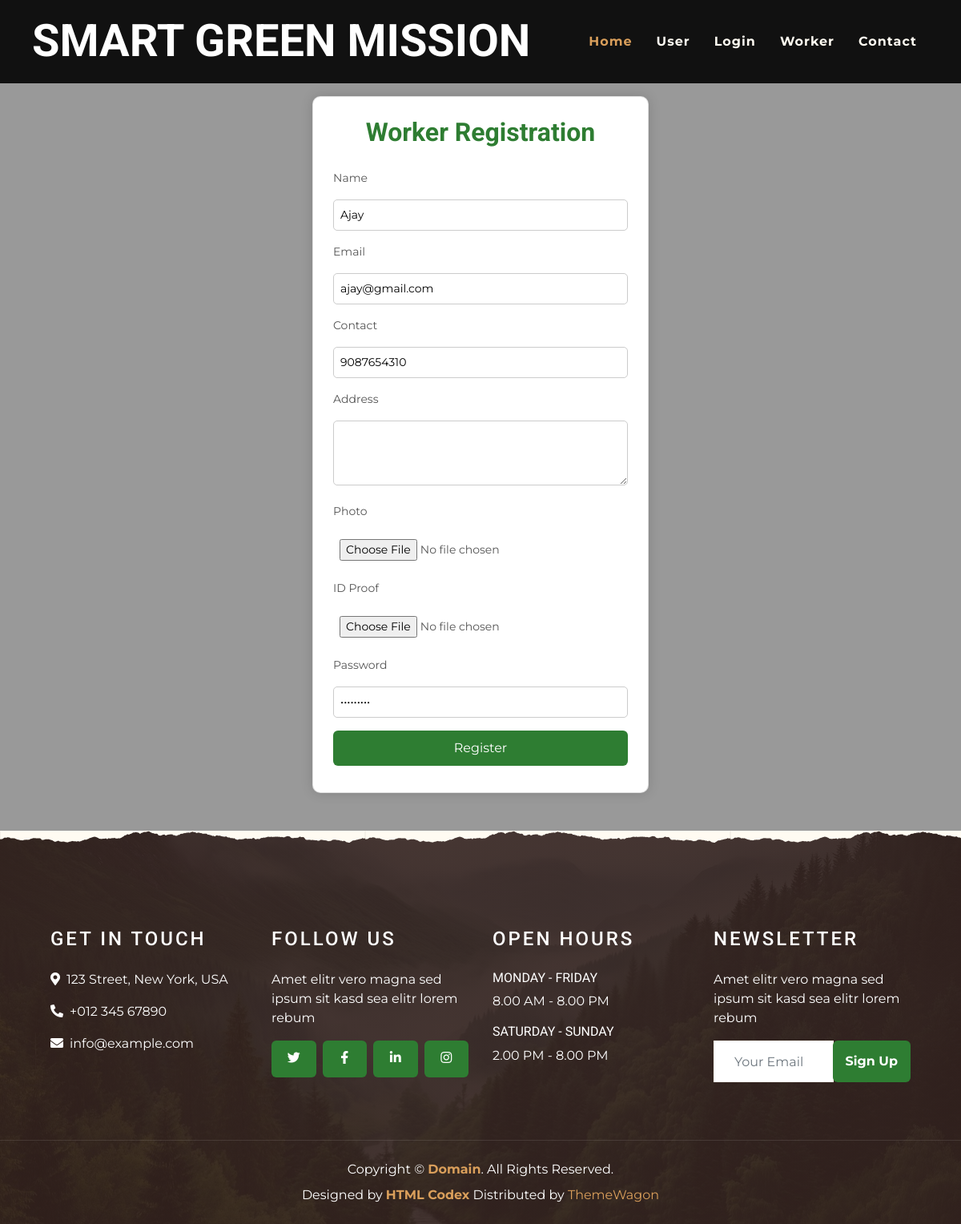
The app's page /Guest/editworker/1 with its own data.
### Guest/models.py (models this page shows)
class tbl_worker(models.Model):
    worker_name=models.CharField(max_length=50)
    worker_email=models.CharField(max_length=50)
    worker_contact=models.CharField(max_length=50)
    worker_address=models.CharField(max_length=50)
    worker_photo=models.FileField(upload_to='Assets/workerDocs/')
    worker_password=models.CharField(max_length=50)
    worker_proof=models.FileField(upload_to='Assets/workerDocs/')
    worker_status=models.IntegerField(default=0)
    worker_latitude=models.CharField(max_length=50,null=True)
    worker_longitude=models.CharField(max_length=50,null=True)
    worker_curr_city=models.CharField(max_length=50,null=True)

### Guest/views.py (the view)
# urls.py: path('editworker/<int:wid>',views.editworker,name="editworker"),
def editworker(request,wid):
    editworker=tbl_worker.objects.get(id=wid)
    if request.method=="POST":
        Name=request.POST.get("txt_name")
        Email=request.POST.get("txt_email")
        Contact=request.POST.get("txt_contact")
        Address=request.POST.get("txt_address")
        Photo=request.FILES.get("txt_photo")
        Proof=request.FILES.get("txt_proof")
        Password=request.POST.get("txt_password")
        editworker.worker_name=Name
        editworker.worker_email=Email
        editworker.worker_contact=Contact
        editworker.worker_address=Address
        editworker.worker_photo=Photo
        editworker.worker_proof=Proof
        editworker.worker_password=Password
        if Photo:
            editworker.worker_photo=Photo
        if Proof:
            editworker.worker_proof=Proof
        editworker.save()
        return redirect("Guest:WorkerRegistration")
    else:
        return render(request,"Guest/WorkerRegistration.html/",{'editworker':editworker})

### Guest/Templates/Guest/WorkerRegistration.html (shortened to what this page needs)
{% extends 'Guest/Head.html' %}
{% block content %}
<!DOCTYPE html>
<html lang="en">
<head>
</head>
<body>
<div class="container">
    <div class="card">
        <h2>Worker Registration</h2>
        <form action="" method="post" enctype="multipart/form-data">
            <table>
                <tr>
                    <td>Name</td>
                </tr>
                <tr>
                    <td>
                        <input required type="text" name="txt_name"
                        value="{{editworker.worker_name}}"
                        pattern="^[A-Z]+[a-zA-Z ]*$"
                        title="First letter must be capital, alphabets only">
                    </td>
                </tr>
                <tr>
                    <td>Email</td>
                </tr>
                <tr>
                    <td>
                        <input required type="email" name="txt_email"
                        value="{{editworker.worker_email}}">
                    </td>
                </tr>
                <tr>
                    <td>Contact</td>
                </tr>
                <tr>
                    <td>
                        <input required type="number" name="txt_contact"
                        value="{{editworker.worker_contact}}"
                        pattern="[7-9]{1}[0-9]{9}"
                        title="Phone number must start with 7-9">
                    </td>
                </tr>
                <tr>
                    <td>Address</td>
                </tr>
                <tr>
                    <td>
                        <textarea required name="txt_address" rows="3"></textarea>
                    </td>
                </tr>
                <tr>
                    <td>Photo</td>
                </tr>
                <tr>
                    <td>
                        <input required type="file" name="txt_photo">
                    </td>
                </tr>
                <tr>
                    <td>ID Proof</td>
                </tr>
                <tr>
                    <td>
                        <input required type="file" name="txt_proof">
                    </td>
                </tr>
                <tr>
                    <td>Password</td>
                </tr>
                <tr>
                    <td>
                        <input required type="password" name="txt_password"
                        value="{{editworker.worker_password}}"
                        pattern="(?=.*\d)(?=.*[a-z])(?=.*[A-Z]).{8,}"
                        title="At least 8 characters with uppercase, lowercase & number">
                    </td>
                </tr>
                <tr>
                    <td>
                        <input type="submit" value="Register" class="btn">
                    </td>
                </tr>
            </table>
        </form>
    </div>
</div>
</body>
</html>
{% endblock content %}

### Guest/Templates/Guest/WorkerRegistration.html (style rules this page uses)
body { min-height: 100vh; background: linear-gradient(rgba(0,0,0,0.4), rgba(0,0,0,0.4)), url("https://i.pinimg.com/1200x/4d/b3/d8/4db3d8596a13d9b715261dabc8c1cec0.jpg") no-repeat center center/cover; }
.container { width: 100%; min-height: 100vh; display: flex; justify-content: center; align-items: center; }
.card { background: #ffffff; width: 420px; padding: 25px; border-radius: 10px; box-shadow: 0 0 15px rgba(0,0,0,0.15); }
.card h2 { text-align: center; margin-bottom: 20px; color: #2e7d32; }
table { width: 100%; }
td { padding: 8px 0; font-size: 14px; }
input, textarea { width: 100%; padding: 8px; border-radius: 5px; border: 1px solid #ccc; outline: none; }
input[type="file"] { border: none; }
.btn { width: 100%; background: #2e7d32; color: white; padding: 10px; border: none; border-radius: 6px; font-size: 16px; cursor: pointer; }

### records on screen
tbl_worker: txt_name "Ajay", txt_email "ajay@gmail.com", txt_contact "9087654310"
